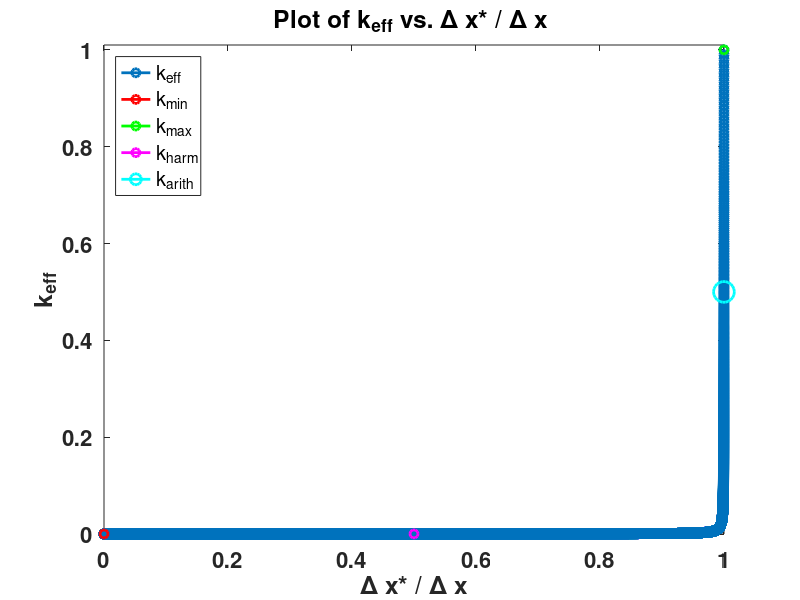

Reproduce this figure in MATLAB. (Note: this script raises an error after producing the figure.)
%%Plot k_{eff}
close all
eps = 1e-4;
dy = 1e-6;
y = 0:dy:1;
harm = (2*eps)/(1+eps);
f = (eps) ./ ((eps -1)*y+1);
ind_H = find(f == harm);
arith = (1+eps)/2;
ind_A = find(abs(arith - f) < 1e-4);
plot(y,f, '-o');
hold on;
plot(y(1), f(1), '-or',y(end), f(end), '-og', y(ind_H), f(ind_H), '-om', y(ind_A), f(ind_A), '-oc','Linewidth',5,'Markersize',15)
legend('k_{eff}', 'k_{min}','k_{max}', 'k_{harm}', 'k_{arith}', 'Location', 'Northwest')
set(findall(gca, 'Type', 'Line'),'LineWidth',2);
set(gca, 'FontSize',16,'FontWeight','bold');
eps_string = sprintf('for k_{min} = 0.01',eps);
title(['Plot of k_{eff} vs. \Delta x* / \Delta x '])
xlabel('\Delta x* / \Delta x')
ylabel('k_{eff}')
axis([0 1 0 1.01])
%createfigure_keff(X1, Y1, X2, Y2, Y3, X3, Y4, X4, Y5)
fileLoc = '~/Documents/Stanford/Research/ResearchPapers/Discontinous/Results/';
createfigure_keff(y, f, y(1), f(1), f(end), y(ind_H), f(ind_H), y(ind_A), f(ind_A), y(end))
%print(2,'-depsc2','test');
%fixPSlinestyle('test.eps',[fileLoc 'keff.eps']);
